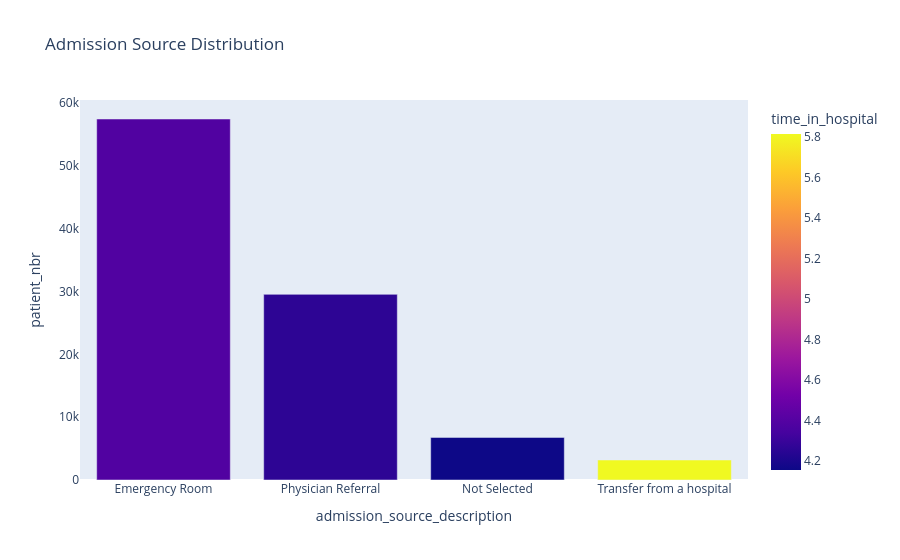

The cell this chart's notebook holds for it:
### Code cell
# visualize
fig = px.bar(patient_admission_source.head(4), x='admission_source_description'
             , y='patient_nbr', color='time_in_hospital'
             , barmode='group'
             , title='Admission Source Distribution')

fig.update_xaxes(showgrid=False)
fig.update_yaxes(showgrid=False)

fig.show()

### Figure 1 — Plotly figure (JSON) as saved in the notebook; plotly's stock layout.template omitted (floating-point values rounded to 4 significant figures)
{"data": [{"alignmentgroup": "True", "hovertemplate": "admission_source_description=%{x}<br>patient_nbr=%{y}<br>time_in_hospital=%{marker.color}<extra></extra>", "legendgroup": "", "marker": {"color": [4.388, 4.258, 4.156, 5.815], "coloraxis": "coloraxis", "pattern": {"shape": ""}}, "name": "", "offsetgroup": "", "orientation": "v", "showlegend": false, "textposition": "auto", "type": "bar", "x": ["Emergency Room", "Physician Referral", "Not Selected", "Transfer from a hospital"], "xaxis": "x", "y": [57494, 29565, 6781, 3187], "yaxis": "y"}], "layout": {"barmode": "group", "coloraxis": {"colorbar": {"title": {"text": "time_in_hospital"}}, "colorscale": [[0, "#0d0887"], [0.1111, "#46039f"], [0.2222, "#7201a8"], [0.3333, "#9c179e"], [0.4444, "#bd3786"], [0.5556, "#d8576b"], [0.6667, "#ed7953"], [0.7778, "#fb9f3a"], [0.8889, "#fdca26"], [1, "#f0f921"]]}, "legend": {"tracegroupgap": 0}, "title": {"text": "Admission Source Distribution"}, "xaxis": {"anchor": "y", "domain": [0, 1], "showgrid": false, "title": {"text": "admission_source_description"}}, "yaxis": {"anchor": "x", "domain": [0, 1], "showgrid": false, "title": {"text": "patient_nbr"}}}}
